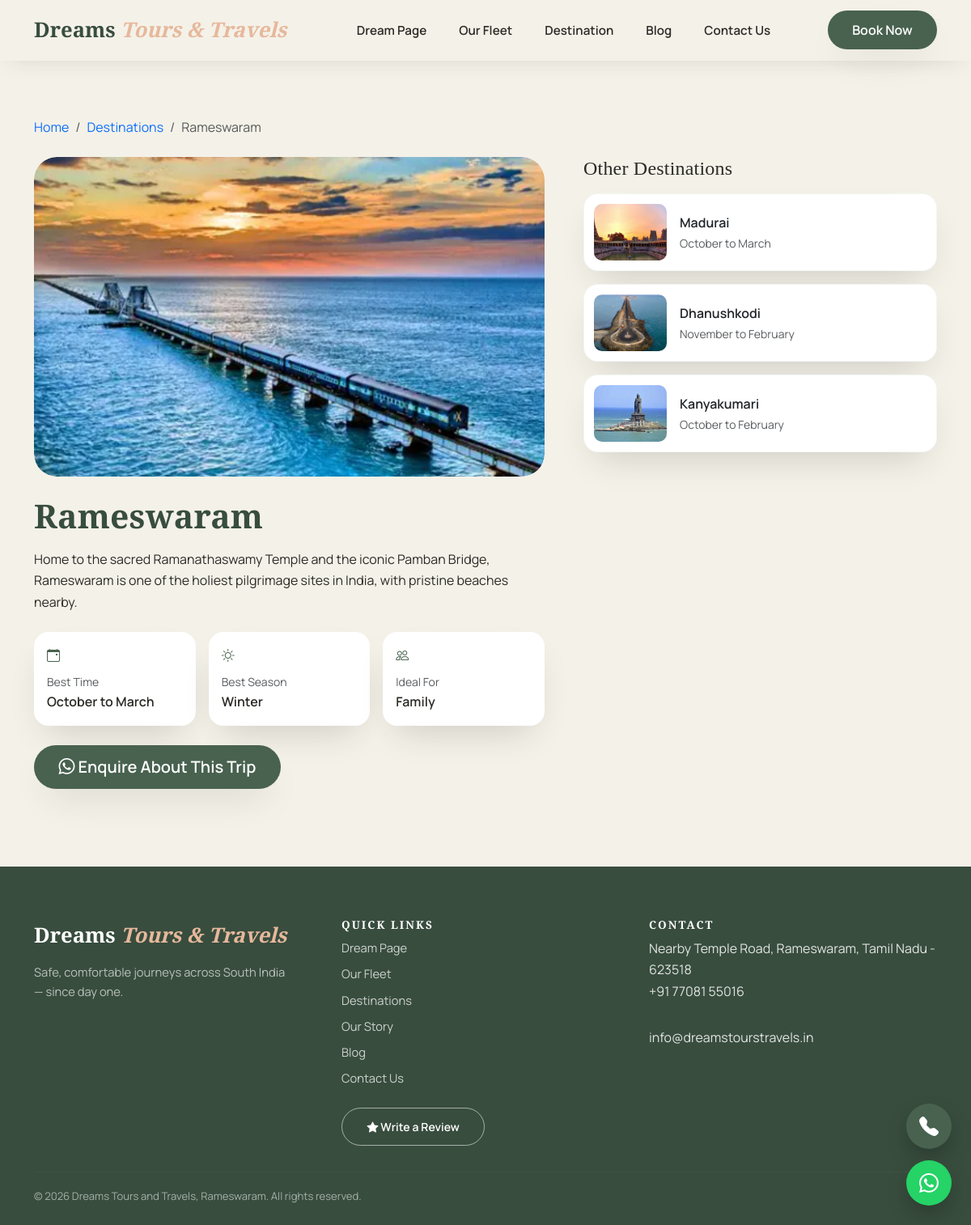
/destinations/rameswaram/, run on the app's committed database.
### core/models.py (models this page shows, shortened)
class TimeStampedModel(models.Model):
    created_at = models.DateTimeField(auto_now_add=True)
    updated_at = models.DateTimeField(auto_now=True)
    class Meta:
        abstract = True

class Destination(TimeStampedModel):
    TRAVEL_TYPE_CHOICES = [
        ("family", "Family"),
        ("couples", "Couples"),
        ("pilgrimage", "Pilgrimage"),
        ("friends", "Friends"),
        ("adventure", "Adventure"),
    ]
    SEASON_CHOICES = [
        ("summer", "Summer"),
        ("winter", "Winter"),
        ("monsoon", "Monsoon"),
    ]
    name = models.CharField(max_length=100)
    slug = models.SlugField(max_length=120, unique=True, blank=True)
    image = models.ImageField(upload_to="destinations/", help_text="Recommended: 1200x900 WebP/JPG")
    description = models.TextField(help_text="Short description used on cards and detail page")
    best_time = models.CharField(max_length=100, help_text="e.g. October to April")
    best_season = models.CharField(max_length=10, choices=SEASON_CHOICES, default="winter")
    travel_type = models.CharField(max_length=15, choices=TRAVEL_TYPE_CHOICES, default="family")
    is_featured = models.BooleanField(default=False, help_text="Show on Home page (max 3 recommended)")
    meta_title = models.CharField(max_length=70, blank=True, help_text="Leave blank to auto-generate")
    meta_description = models.CharField(max_length=160, blank=True, help_text="Leave blank to auto-generate")
    display_order = models.PositiveIntegerField(default=0)
    class Meta:
        ordering = ["display_order", "name"]
        verbose_name = "Destination"
        verbose_name_plural = "Destinations"
    def get_absolute_url(self):
        return reverse("core:destination_detail", kwargs={"slug": self.slug})
    def get_meta_title(self):
        return self.meta_title or f"{self.name} Tour Packages | Dreams Tours and Travels"
    def get_meta_description(self):
        return self.meta_description or self.description[:157].rsplit(" ", 1)[0] + "..."

### core/views.py (the view)
# urls.py: path("destinations/<slug:slug>/", views.destination_detail, name="destination_detail"),
def destination_detail(request, slug):
    destination = get_object_or_404(Destination, slug=slug)
    related = Destination.objects.exclude(pk=destination.pk)[:3]
    context = {
        "meta_title": destination.get_meta_title(),
        "meta_description": destination.get_meta_description(),
        "canonical_path": f"/destinations/{destination.slug}/",
        "destination": destination,
        "related_destinations": related,
    }
    return render(request, "core/destination_detail.html", context)

### core/context_processors.py (called while the page is built)
def company_info(request):
    return {
        "COMPANY_NAME": "Dreams Tours and Travels",
        "COMPANY_PHONE": "7708155016",
        "COMPANY_PHONE_DISPLAY": "+91 77081 55016",
        "COMPANY_WHATSAPP_LINK": "https://wa.me/917708155016",
        "COMPANY_EMAIL": "info@dreamstourstravels.in",
        "COMPANY_ADDRESS_LINE1": "Nearby Temple Road",
        "COMPANY_ADDRESS_LINE2": "Rameswaram, Tamil Nadu - 623518",
        "COMPANY_CITY": "Rameswaram",
        "SITE_URL": getattr(settings, "SITE_URL", "https://www.dreamstourstravels.in"),
        "GOOGLE_MAP_EMBED": (
            "https://www.google.com/maps/embed?pb=!1m18!1m12!1m3!1d3917.0!2d79.3129!3d9.2876"
            "!2m3!1f0!2f0!3f0!3m2!1i1024!2i768!4f13.1!3m3!1m2!1s0x0%3A0x0!2sRameswaram%2C+Tamil+Nadu!5e0!3m2!1sen!2sin"
        ),
    }

### templates/core/destination_detail.html (shortened to what this page needs)
{% extends "base.html" %}
{% load static %}
{% block content %}
<section class="dt-section" style="padding-top: 9rem;">
  <div class="container">
    <nav aria-label="breadcrumb" class="mb-4" data-aos="fade-up">
      <ol class="breadcrumb">
        <li class="breadcrumb-item"><a href="{% url 'core:home' %}">Home</a></li>
        <li class="breadcrumb-item"><a href="{% url 'core:destination_list' %}">Destinations</a></li>
        <li class="breadcrumb-item active" aria-current="page">{{ destination.name }}</li>
      </ol>
    </nav>
    <div class="row g-5 align-items-start">
      <div class="col-lg-7" data-aos="fade-right">
        <div class="dt-card-img-wrap mb-4" style="border-radius: var(--dt-radius-lg); aspect-ratio: 16/10;">
          {% if destination.image %}
          <img src="{{ destination.image.url }}" alt="{{ destination.name }} — Dreams Tours and Travels" loading="lazy" width="800" height="500" style="border-radius: var(--dt-radius-lg);">
          {% else %}
          <img src="{% static 'img/destination-placeholder.jpg' %}" alt="{{ destination.name }}" loading="lazy" width="800" height="500" style="border-radius: var(--dt-radius-lg);">
          {% endif %}
        </div>
        <h1 class="dt-section-title">{{ destination.name }}</h1>
        <p class="mb-4">{{ destination.description }}</p>
        <div class="row g-3">
          <div class="col-sm-4">
            <div class="dt-stat-card text-start p-3">
              <i class="bi bi-calendar-event" style="color:var(--dt-primary)" aria-hidden="true"></i>
              <p class="small text-muted mb-0 mt-2">Best Time</p>
              <p class="fw-semibold mb-0">{{ destination.best_time }}</p>
            </div>
          </div>
          <div class="col-sm-4">
            <div class="dt-stat-card text-start p-3">
              <i class="bi bi-sun" style="color:var(--dt-primary)" aria-hidden="true"></i>
              <p class="small text-muted mb-0 mt-2">Best Season</p>
              <p class="fw-semibold mb-0">{{ destination.get_best_season_display }}</p>
            </div>
          </div>
          <div class="col-sm-4">
            <div class="dt-stat-card text-start p-3">
              <i class="bi bi-people" style="color:var(--dt-primary)" aria-hidden="true"></i>
              <p class="small text-muted mb-0 mt-2">Ideal For</p>
              <p class="fw-semibold mb-0">{{ destination.get_travel_type_display }}</p>
            </div>
          </div>
        </div>
        <a href="{% url 'core:contact' %}" class="btn dt-btn-primary btn-lg mt-4">
          <i class="bi bi-whatsapp" aria-hidden="true"></i> Enquire About This Trip
        </a>
      </div>
      <div class="col-lg-5" data-aos="fade-left">
        <h2 class="h4 mb-3">Other Destinations</h2>
        <div class="d-flex flex-column gap-3">
          {% for related in related_destinations %}
          <a href="{{ related.get_absolute_url }}" class="dt-card d-flex flex-row align-items-center text-decoration-none" style="padding: 0.75rem;">
            <div style="width:90px; height:70px; border-radius: var(--dt-radius-sm); overflow:hidden; flex-shrink:0;">
              {% if related.image %}
              <img src="{{ related.image.url }}" alt="{{ related.name }}" loading="lazy" width="90" height="70" style="width:100%; height:100%; object-fit:cover;">
              {% endif %}
            </div>
            <div class="ms-3">
              <p class="fw-semibold mb-0 text-dark">{{ related.name }}</p>
              <p class="small text-muted mb-0">{{ related.best_time }}</p>
            </div>
          </a>
          {% endfor %}
        </div>
      </div>
    </div>
  </div>
</section>
{% endblock %}

### static/css/style.css (style rules this page uses)
:root { --dt-primary: #48624F; --dt-primary-dark: #384D3E; --dt-secondary: #A7B69D; --dt-bg: #F4F1E8; --dt-accent: #E6B89C; --dt-ink: #2B2A26; --dt-white: #FFFFFF; --dt-font-heading: 'Cormorant Garamond', serif; --dt-font-body: 'Manrope', sans-serif; --dt-radius-sm: 10px; --dt-radius-md: 18px; --dt-radius-lg: 28px; --dt-shadow-soft: 0 20px 45px -18px rgba(43, 42, 38, 0.22); --dt-shadow-lift: 0 28px 60px -20px rgba(72, 98, 79, 0.35); --dt-space-section: clamp(4rem, 8vw, 8rem); }
* { box-sizing: border-box; }
html { scroll-behavior: smooth; }
body { font-family: var(--dt-font-body); color: var(--dt-ink); background: var(--dt-bg); line-height: 1.65; -webkit-font-smoothing: antialiased; }
h1, h2, h3, h4, .dt-display { font-family: var(--dt-font-heading); font-weight: 600; color: var(--dt-primary-dark); letter-spacing: 0.2px; }
a { text-decoration: none; }
.btn { font-family: var(--dt-font-body); font-weight: 600; border-radius: 999px; padding: 0.75rem 1.9rem; transition: transform 0.25s ease, box-shadow 0.25s ease, background 0.25s ease; }
.dt-btn-primary, .dt-btn-cta { background: var(--dt-primary); color: #fff !important; border: none; box-shadow: var(--dt-shadow-soft); }
.dt-section { padding: var(--dt-space-section) 0; }
.dt-section-title { font-size: clamp(2rem, 3.4vw, 2.9rem); margin: 0.6rem 0 1rem; }
.dt-card { background: var(--dt-white); border-radius: var(--dt-radius-md); box-shadow: var(--dt-shadow-soft); overflow: hidden; transition: transform 0.35s ease, box-shadow 0.35s ease; height: 100%; border: 1px solid rgba(72,98,79,0.06); }
.dt-card-img-wrap { aspect-ratio: 4/3; overflow: hidden; position: relative; }
.dt-card-img-wrap img { width: 100%; height: 100%; object-fit: cover; transition: transform 0.6s ease; }
.dt-stat-card { background: #fff; border-radius: var(--dt-radius-md); padding: 2rem 1.5rem; text-align: center; box-shadow: var(--dt-shadow-soft); height: 100%; }

### data on the page
Destination: name "Rameswaram", image (picture), description "Home to the sacred Ramanathaswamy Temple and the iconic Pamban Bridge, Rameswaram is one of the holiest pilgrimage sites in India, with pristine beaches nearby.", best_time "October to March", best_season "Winter", travel_type "Family"
Destination: image (picture), name "Madurai", best_time "October to March"
Destination: image (picture), name "Dhanushkodi", best_time "November to February"
Destination: image (picture), name "Kanyakumari", best_time "October to February"

### other printed values
{{ COMPANY_ADDRESS_LINE1 }} "Nearby Temple Road"
{{ COMPANY_ADDRESS_LINE2 }} "Rameswaram, Tamil Nadu - 623518"
{{ COMPANY_PHONE_DISPLAY }} "+91 77081 55016"
{{ COMPANY_EMAIL }} "info@dreamstourstravels.in"
